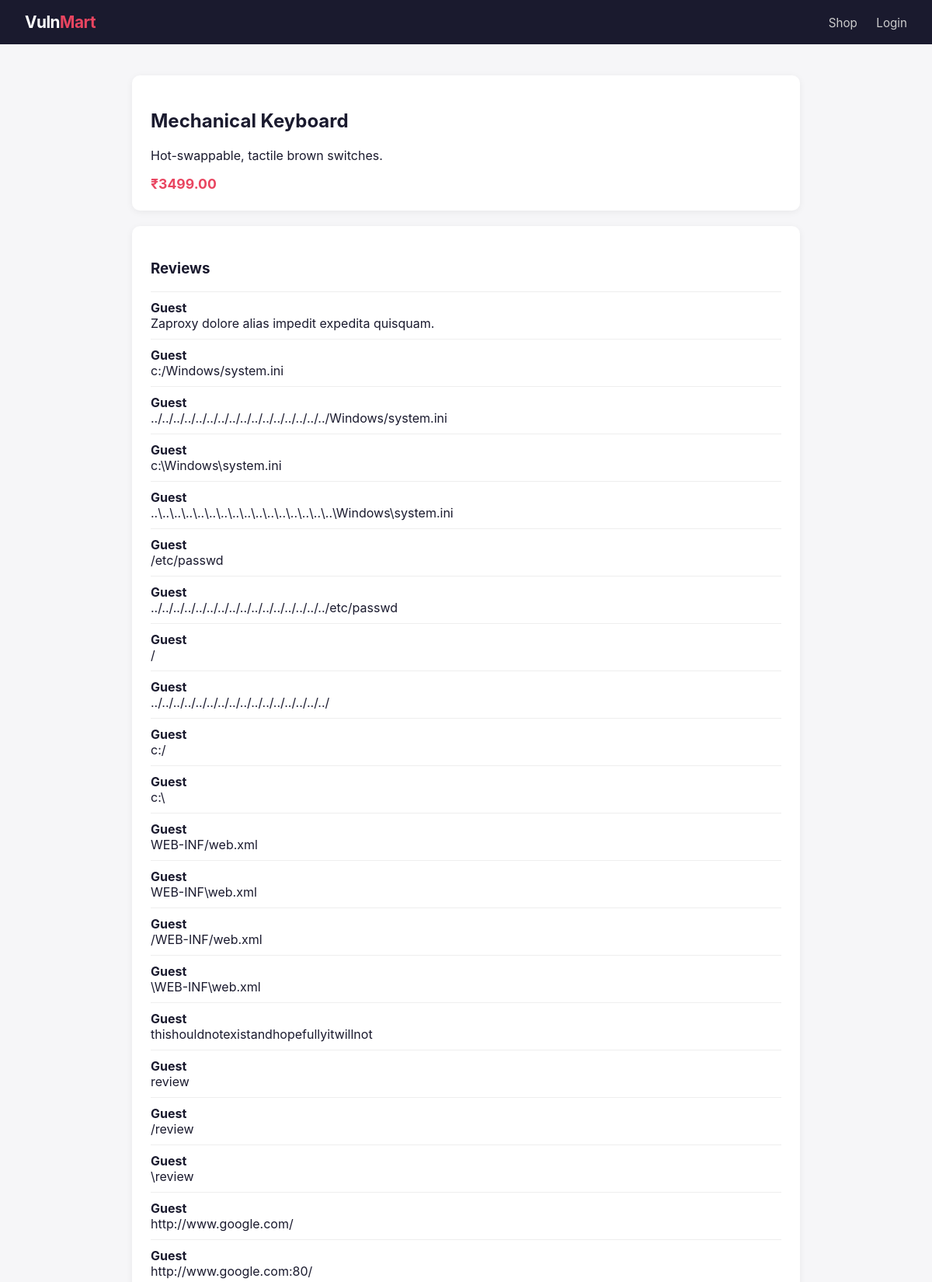
Page /product/1 (upper part) on the committed database.
### tables this page shows
CREATE TABLE products (
            id INTEGER PRIMARY KEY AUTOINCREMENT,
            name TEXT NOT NULL,
            price REAL NOT NULL,
            description TEXT NOT NULL
        );

CREATE TABLE reviews (
            id INTEGER PRIMARY KEY AUTOINCREMENT,
            product_id INTEGER NOT NULL,
            username TEXT NOT NULL,
            comment TEXT NOT NULL
        );

### vulnmart/app.py (the view)
@app.route("/product/<int:product_id>", methods=["GET"])
def product_detail(product_id):
    db = get_db()
    product = db.execute("SELECT * FROM products WHERE id = ?", (product_id,)).fetchone()
    if product is None:
        return render_template("not_found.html", item="product"), 404
    reviews = db.execute("SELECT * FROM reviews WHERE product_id = ?", (product_id,)).fetchall()
    return render_template("product.html", product=product, reviews=reviews, user=session.get("username"))

### vulnmart/app.py (called while the page is built)
def get_db():
    if "db" not in g:
        g.db = sqlite3.connect(DB)
        g.db.row_factory = sqlite3.Row
    return g.db

### vulnmart/templates/product.html (shortened to what this page needs)
{% extends "base.html" %}
{% block content %}
  <div class="card">
    <h2>{{ product['name'] }}</h2>
    <p>{{ product['description'] }}</p>
    <div class="price">₹{{ "%.2f"|format(product['price']) }}</div>
  </div>
  <div class="card">
    <h3>Reviews</h3>
    {% for r in reviews %}
      <div class="review">
        <b>{{ r['username'] }}</b><br>
        {{ r['comment']|safe }}
      </div>
    {% else %}
      <p>No reviews yet. Be the first!</p>
    {% endfor %}
{% endblock %}

### vulnmart/templates/base.html (style rules this page uses)
* { box-sizing: border-box; }
body { margin: 0; font-family: -apple-system, "Segoe UI", Roboto, Arial, sans-serif; background: #f6f6f8; color: #1a1a2e; }
.card { background: #fff; border-radius: 10px; padding: 24px; margin-bottom: 20px; box-shadow: 0 2px 10px rgba(0,0,0,0.06); }
.price { color: #e94560; font-weight: 700; font-size: 1.1rem; }
.review { border-top: 1px solid #eee; padding: 10px 0; }
.review b { color: #1a1a2e; }

### rows in the picture
products: name "Mechanical Keyboard", description "Hot-swappable, tactile brown switches.", price "3499.00"
reviews: username "Guest", comment "Zaproxy dolore alias impedit expedita quisquam."
reviews: username "Guest", comment "c:/Windows/system.ini"
reviews: username "Guest", comment "../../../../../../../../../../../../../../../../Windows/system.ini"
reviews: username "Guest", comment "c:\\Windows\\system.ini"
reviews: username "Guest", comment "..\\..\\..\\..\\..\\..\\..\\..\\..\\..\\..\\..\\..\\..\\..\\..\\Windows\\system.ini"
reviews: username "Guest", comment "/etc/passwd"
reviews: username "Guest", comment "../../../../../../../../../../../../../../../../etc/passwd"
reviews: username "Guest", comment "/"
reviews: username "Guest", comment "../../../../../../../../../../../../../../../../"
reviews: username "Guest", comment "c:/"
reviews: username "Guest", comment "c:\\"
reviews: username "Guest", comment "WEB-INF/web.xml"
reviews: username "Guest", comment "WEB-INF\\web.xml"
reviews: username "Guest", comment "/WEB-INF/web.xml"
reviews: username "Guest", comment "\\WEB-INF\\web.xml"
reviews: username "Guest", comment "thishouldnotexistandhopefullyitwillnot"
reviews: username "Guest", comment "review"
reviews: username "Guest", comment "/review"
reviews: username "Guest", comment "\\review"
reviews: username "Guest", comment "http://www.google.com/"
reviews: username "Guest", comment "http://www.google.com:80/"
